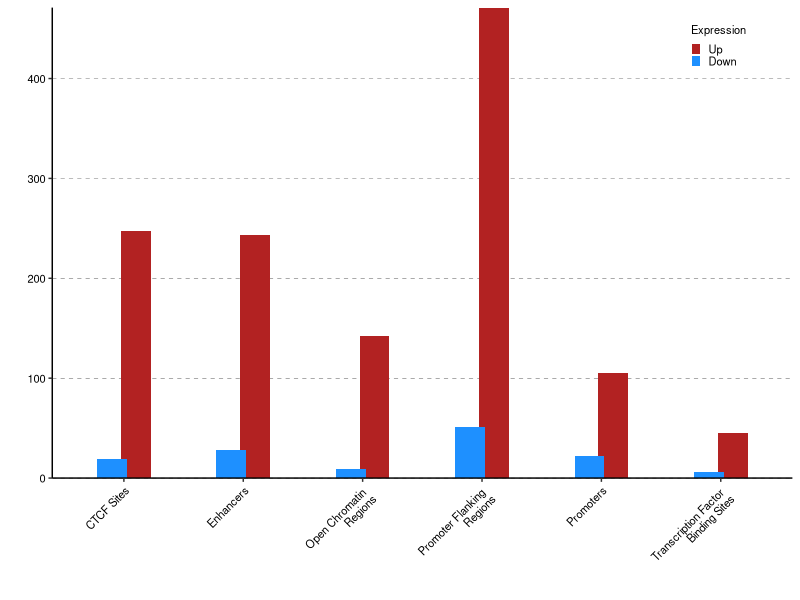
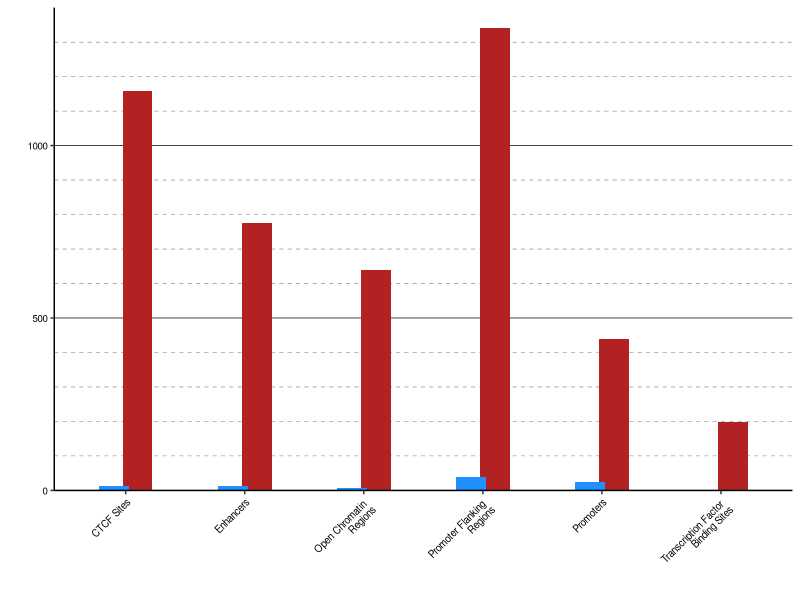
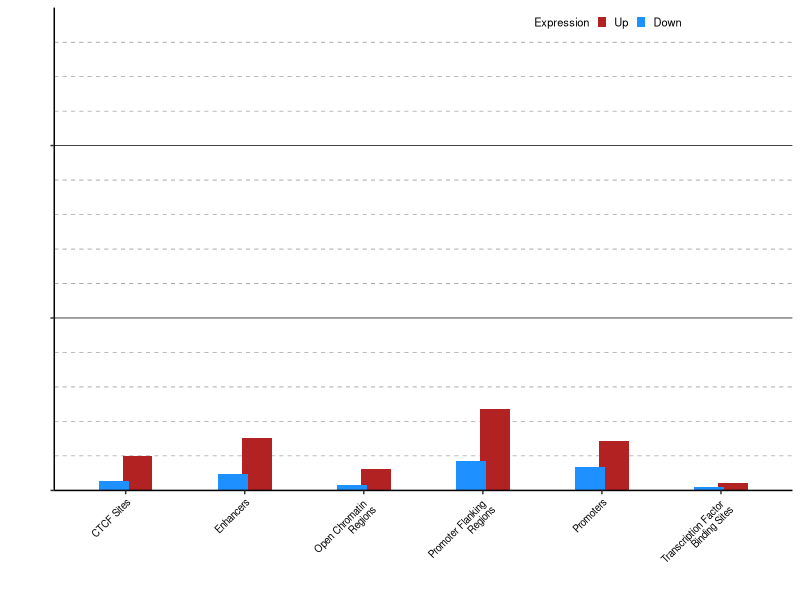

Recreate these plots in R, in order.
library(tidyverse)

#Genomic Regulatory features from NIH Sims cells
#Bar plots in R are weird. I found it easier to simply enter the data manually than try to import and manipulate a dataset.
#These data come from the SharedRegFeaturesVennDiagrams.R file
df <- data.frame(
  "Gene" = rep(c("Zcchc8 KO"), 12), 
  "Feature" = c(rep("Enhancers", 2),
                rep("Promoters", 2), 
                rep("Promoter Flanking \n Regions", 2),
                rep("CTCF Sites", 2),
                rep("Transcription Factor \n Binding Sites", 2),
                rep("Open Chromatin \n Regions", 2)),
  "Regulation" = rep(c("Up", "Down"), 6), 
  "Number" = c(243, 28, 105, 22, 471, 51, 247, 19, 45, 6, 142, 9)
)

g <- ggplot() +
  geom_bar(data = df, aes(x = Feature, y = Number, fill = Regulation), stat = "identity", position = position_dodge(0.4), width = 0.5)

g + 
  scale_y_continuous(expand = c(0, 0)) +
  scale_fill_manual(values = c("dodgerblue", "firebrick")) + 
  labs(fill = "Expression") +
  xlab("") + ylab("") +
  guides(fill = guide_legend(reverse=TRUE)) +
  theme(
    #aspect.ratio = 1/1,
    legend.title = element_text(size = 8),
    legend.text = element_text(size = 8),
    legend.position = c(0.9, 0.92),
    legend.key.size = unit(0.1, "in"),
    legend.direction = "vertical",
    legend.title.align = 0,
    legend.background = element_rect(fill="transparent"),
    legend.key = element_blank(),
    axis.text.x=element_text(angle=45, hjust = 1, color = "black", size = 8),
    axis.text.y = element_text(color = "black", size = 8),
    panel.border = element_blank(),
    panel.grid.major.y = element_line(color = "black", linetype = "dashed", size = 0.1),
    panel.grid.major.x = element_blank(),
    panel.grid.minor = element_blank(),
    panel.background = element_rect(fill = 'white'),
    # Change axis line
    axis.line = element_line(color = "black")
  )

#Genomic Regulatory features from Hopkins KO mice
df <- data.frame(
  "Gene" = rep(c("Zcchc8 KO"), 12), 
  "Feature" = c(rep("Enhancers", 2),
                rep("Promoters", 2), 
                rep("Promoter Flanking \n Regions", 2),
                rep("CTCF Sites", 2),
                rep("Transcription Factor \n Binding Sites", 2),
                rep("Open Chromatin \n Regions", 2)),
  "Regulation" = rep(c("Up", "Down"), 6), 
  "Number" = c(775, 12, 438, 25, 1342, 40, 1159, 14, 198, 1, 638, 7)
)

g <- ggplot() +
  geom_bar(data = df, aes(x = Feature, y = Number, fill = Regulation), stat = "identity", position = position_dodge(0.4), width = 0.5)

g + 
  scale_y_continuous(expand = c(0, 0), breaks = seq(0, 1400, 500), minor_breaks = seq(0, 1300, 100), limits = c(0, 1400)) +
  scale_fill_manual(values = c("dodgerblue", "firebrick")) + 
  labs(fill = "Expression") +
  xlab("") + ylab("") +
  guides(fill = guide_legend(reverse=TRUE)) +
  theme(legend.position = "none",
    #aspect.ratio = 1/1,
    #legend.title = element_text(size = 8),
    #legend.text = element_text(size = 8),
    #legend.position = c(0.9, 0.89),
    #legend.key.size = unit(0.1, "in"),
    #legend.direction = "horizontal",
    #legend.title.align = 0,
    #legend.background = element_rect(fill="transparent"),
    legend.key = element_blank(),
    axis.text.x=element_text(angle=45, hjust = 1, color = "black", size = 7),
    axis.text.y = element_text(color = "black", size = 7),
    panel.border = element_blank(),
    panel.grid.major.y = element_line(color = "black", size = 0.25),
    panel.grid.minor.y = element_line(color = "black", linetype = "dashed", size = 0.1),
    panel.grid.major.x = element_blank(),
    panel.grid.minor = element_blank(),
    panel.background = element_rect(fill = 'white'),
    # Change axis line
    axis.line = element_line(color = "black")
  )


#Genomic Regulatory features from Shanghai KO mice
df <- data.frame(
  "Gene" = rep(c("Zcchc8 KO"), 12), 
  "Feature" = c(rep("Enhancers", 2),
                rep("Promoters", 2), 
                rep("Promoter Flanking \n Regions", 2),
                rep("CTCF Sites", 2),
                rep("Transcription Factor \n Binding Sites", 2),
                rep("Open Chromatin \n Regions", 2)),
  "Regulation" = rep(c("Up", "Down"), 6), 
  "Number" = c(152, 47, 143, 68, 235, 86, 101, 27, 21, 9, 61, 17)
)

g <- ggplot() +
  geom_bar(data = df, aes(x = Feature, y = Number, fill = Regulation), stat = "identity", position = position_dodge(0.4), width = 0.5)

g + 
  scale_y_continuous(expand = c(0, 0), breaks = seq(0, 1400, 500), minor_breaks = seq(0, 1300, 100), limits = c(0, 1400)) +
  scale_fill_manual(values = c("dodgerblue", "firebrick")) + 
  labs(fill = "Expression") +
  xlab("") + ylab("") +
  guides(fill = guide_legend(reverse=TRUE)) +
  theme(
    #aspect.ratio = 1/1,
    legend.title = element_text(size = 8),
    legend.text = element_text(size = 8),
    legend.position = c(0.75, 0.97),
    legend.key.size = unit(0.1, "in"),
    legend.direction = "horizontal",
    legend.title.align = 0,
    legend.background = element_rect(fill="transparent"),
    legend.key = element_blank(),
    axis.text.x = element_text(angle=45, hjust = 1, color = "black", size = 7),
    axis.text.y = element_text(color = "transparent", size = 7),
    panel.border = element_blank(),
    panel.grid.major.y = element_line(color = "black", size = 0.25),
    panel.grid.minor.y = element_line(color = "black", linetype = "dashed", size = 0.1),
    panel.grid.major.x = element_blank(),
    panel.grid.minor = element_blank(),
    panel.background = element_rect(fill = 'white'),
    # Change axis line
    axis.line = element_line(color = "black")
  )
